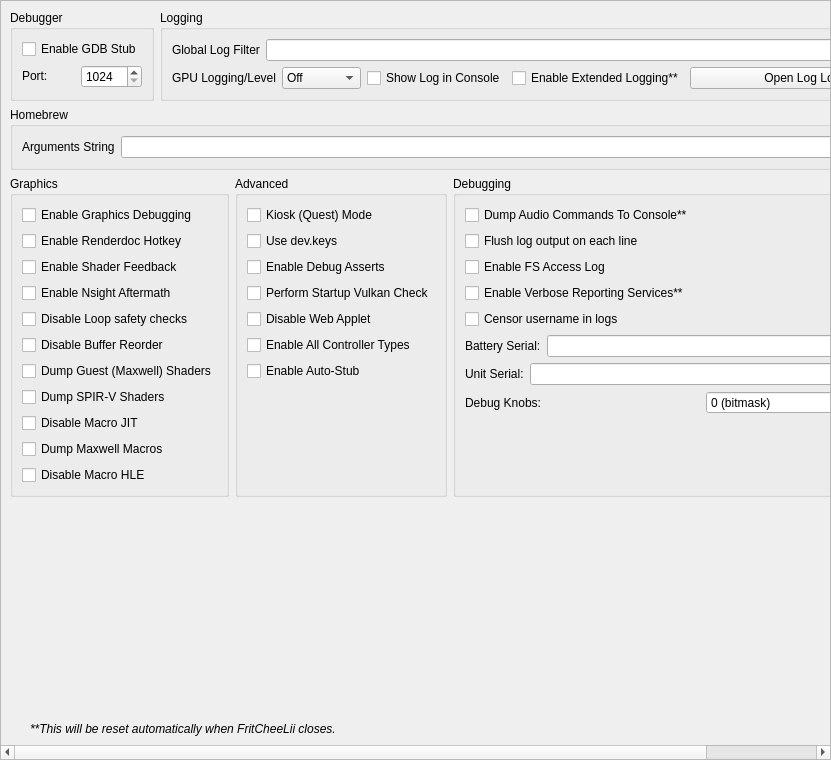
<?xml version="1.0" encoding="UTF-8"?>
<ui version="4.0">
 <class>ConfigureDebug</class>
 <widget class="QScrollArea" name="ConfigureDebug">
  <property name="geometry">
   <rect>
    <x>0</x>
    <y>0</y>
    <width>831</width>
    <height>760</height>
   </rect>
  </property>
  <property name="widgetResizable">
   <bool>true</bool>
  </property>
  <widget class="QWidget" name="widget">
   <property name="geometry">
    <rect>
     <x>0</x>
     <y>0</y>
     <width>829</width>
     <height>758</height>
    </rect>
   </property>
   <layout class="QVBoxLayout" name="verticalLayout_1">
    <item>
     <layout class="QHBoxLayout" name="horizontalLayout">
      <property name="topMargin">
       <number>0</number>
      </property>
      <item>
       <widget class="QGroupBox" name="groupBox">
        <property name="sizePolicy">
         <sizepolicy hsizetype="Preferred" vsizetype="Preferred">
          <horstretch>0</horstretch>
          <verstretch>0</verstretch>
         </sizepolicy>
        </property>
        <property name="title">
         <string>Debugger</string>
        </property>
        <property name="alignment">
         <set>Qt::AlignmentFlag::AlignLeading|Qt::AlignmentFlag::AlignLeft|Qt::AlignmentFlag::AlignTop</set>
        </property>
        <property name="flat">
         <bool>false</bool>
        </property>
        <property name="checkable">
         <bool>false</bool>
        </property>
        <layout class="QVBoxLayout" name="verticalLayout_3">
         <item>
          <widget class="QWidget" name="debug_widget" native="true">
           <property name="sizePolicy">
            <sizepolicy hsizetype="Preferred" vsizetype="Maximum">
             <horstretch>0</horstretch>
             <verstretch>0</verstretch>
            </sizepolicy>
           </property>
           <layout class="QVBoxLayout" name="verticalLayout">
            <property name="sizeConstraint">
             <enum>QLayout::SizeConstraint::SetDefaultConstraint</enum>
            </property>
            <property name="leftMargin">
             <number>0</number>
            </property>
            <property name="topMargin">
             <number>0</number>
            </property>
            <property name="rightMargin">
             <number>0</number>
            </property>
            <property name="bottomMargin">
             <number>0</number>
            </property>
            <item>
             <widget class="QCheckBox" name="toggle_gdbstub">
              <property name="sizePolicy">
               <sizepolicy hsizetype="Maximum" vsizetype="Maximum">
                <horstretch>0</horstretch>
                <verstretch>0</verstretch>
               </sizepolicy>
              </property>
              <property name="text">
               <string>Enable GDB Stub</string>
              </property>
             </widget>
            </item>
            <item>
             <widget class="QWidget" name="horizontalWidget_3" native="true">
              <property name="sizePolicy">
               <sizepolicy hsizetype="Preferred" vsizetype="Maximum">
                <horstretch>0</horstretch>
                <verstretch>0</verstretch>
               </sizepolicy>
              </property>
              <layout class="QHBoxLayout" name="horizontalLayout_3">
               <property name="leftMargin">
                <number>0</number>
               </property>
               <property name="topMargin">
                <number>0</number>
               </property>
               <property name="rightMargin">
                <number>0</number>
               </property>
               <property name="bottomMargin">
                <number>0</number>
               </property>
               <item>
                <widget class="QLabel" name="label_11">
                 <property name="sizePolicy">
                  <sizepolicy hsizetype="Minimum" vsizetype="Maximum">
                   <horstretch>0</horstretch>
                   <verstretch>0</verstretch>
                  </sizepolicy>
                 </property>
                 <property name="text">
                  <string>Port:</string>
                 </property>
                </widget>
               </item>
               <item>
                <widget class="QSpinBox" name="gdbport_spinbox">
                 <property name="sizePolicy">
                  <sizepolicy hsizetype="Preferred" vsizetype="Maximum">
                   <horstretch>0</horstretch>
                   <verstretch>0</verstretch>
                  </sizepolicy>
                 </property>
                 <property name="minimum">
                  <number>1024</number>
                 </property>
                 <property name="maximum">
                  <number>65535</number>
                 </property>
                </widget>
               </item>
              </layout>
             </widget>
            </item>
           </layout>
          </widget>
         </item>
        </layout>
       </widget>
      </item>
      <item>
       <widget class="QGroupBox" name="groupBox_2">
        <property name="sizePolicy">
         <sizepolicy hsizetype="Expanding" vsizetype="Preferred">
          <horstretch>0</horstretch>
          <verstretch>0</verstretch>
         </sizepolicy>
        </property>
        <property name="title">
         <string>Logging</string>
        </property>
        <layout class="QGridLayout" name="gridLayout_1">
         <item row="0" column="0" colspan="4">
          <widget class="QWidget" name="logging_widget" native="true">
           <property name="sizePolicy">
            <sizepolicy hsizetype="Preferred" vsizetype="Maximum">
             <horstretch>0</horstretch>
             <verstretch>0</verstretch>
            </sizepolicy>
           </property>
           <layout class="QHBoxLayout" name="horizontalLayout_1">
            <property name="leftMargin">
             <number>0</number>
            </property>
            <property name="topMargin">
             <number>0</number>
            </property>
            <property name="rightMargin">
             <number>0</number>
            </property>
            <property name="bottomMargin">
             <number>0</number>
            </property>
            <item>
             <widget class="QLabel" name="label_1">
              <property name="sizePolicy">
               <sizepolicy hsizetype="Preferred" vsizetype="Preferred">
                <horstretch>0</horstretch>
                <verstretch>0</verstretch>
               </sizepolicy>
              </property>
              <property name="text">
               <string>Global Log Filter</string>
              </property>
             </widget>
            </item>
            <item>
             <widget class="QLineEdit" name="log_filter_edit"/>
            </item>
           </layout>
          </widget>
         </item>
         <item row="1" column="0">
          <widget class="QWidget" name="gpu_log_level_widget" native="true">
           <property name="sizePolicy">
            <sizepolicy hsizetype="Preferred" vsizetype="Maximum">
             <horstretch>0</horstretch>
             <verstretch>0</verstretch>
            </sizepolicy>
           </property>
           <layout class="QHBoxLayout" name="gpu_log_level_layout">
            <property name="leftMargin">
             <number>0</number>
            </property>
            <property name="topMargin">
             <number>0</number>
            </property>
            <property name="rightMargin">
             <number>0</number>
            </property>
            <property name="bottomMargin">
             <number>0</number>
            </property>
            <item>
             <widget class="QLabel" name="gpu_log_level_label">
              <property name="text">
               <string>GPU Logging/Level</string>
              </property>
             </widget>
            </item>
            <item>
             <widget class="QComboBox" name="gpu_log_level">
              <property name="toolTip">
               <string>Detail level for GPU logs. Off disables logging entirely.</string>
              </property>
              <item>
               <property name="text">
                <string>Off</string>
               </property>
              </item>
              <item>
               <property name="text">
                <string>Errors</string>
               </property>
              </item>
              <item>
               <property name="text">
                <string>Standard</string>
               </property>
              </item>
              <item>
               <property name="text">
                <string>Verbose</string>
               </property>
              </item>
              <item>
               <property name="text">
                <string>All</string>
               </property>
              </item>
             </widget>
            </item>
           </layout>
          </widget>
         </item>
         <item row="1" column="1">
          <widget class="QCheckBox" name="toggle_console">
           <property name="text">
            <string>Show Log in Console</string>
           </property>
          </widget>
         </item>
         <item row="1" column="2">
          <widget class="QCheckBox" name="extended_logging">
           <property name="enabled">
            <bool>true</bool>
           </property>
           <property name="toolTip">
            <string>When checked, the max size of the log increases from 100 MB to 1 GB</string>
           </property>
           <property name="text">
            <string>Enable Extended Logging**</string>
           </property>
          </widget>
         </item>
         <item row="1" column="3">
          <widget class="QPushButton" name="open_log_button">
           <property name="sizePolicy">
            <sizepolicy hsizetype="Expanding" vsizetype="Maximum">
             <horstretch>1</horstretch>
             <verstretch>0</verstretch>
            </sizepolicy>
           </property>
           <property name="minimumSize">
            <size>
             <width>250</width>
             <height>0</height>
            </size>
           </property>
           <property name="text">
            <string>Open Log Location</string>
           </property>
          </widget>
         </item>
        </layout>
       </widget>
      </item>
     </layout>
    </item>
    <item>
     <widget class="QGroupBox" name="groupBox_3">
      <property name="title">
       <string>Homebrew</string>
      </property>
      <layout class="QVBoxLayout" name="verticalLayout_5">
       <item>
        <layout class="QHBoxLayout" name="horizontalLayout_4">
         <item>
          <widget class="QLabel" name="label_3">
           <property name="text">
            <string>Arguments String</string>
           </property>
          </widget>
         </item>
         <item>
          <widget class="QLineEdit" name="homebrew_args_edit"/>
         </item>
        </layout>
       </item>
      </layout>
     </widget>
    </item>
    <item>
     <layout class="QHBoxLayout" name="horizontalLayout_2">
      <item>
       <widget class="QGroupBox" name="groupBox_4">
        <property name="title">
         <string>Graphics</string>
        </property>
        <layout class="QGridLayout" name="gridLayout_2">
         <item row="4" column="0">
          <widget class="QCheckBox" name="disable_loop_safety_checks">
           <property name="toolTip">
            <string>When checked, it executes shaders without loop logic changes</string>
           </property>
           <property name="text">
            <string>Disable Loop safety checks</string>
           </property>
          </widget>
         </item>
         <item row="9" column="0">
          <widget class="QCheckBox" name="dump_macros">
           <property name="enabled">
            <bool>true</bool>
           </property>
           <property name="toolTip">
            <string>When checked, it will dump all the macro programs of the GPU</string>
           </property>
           <property name="text">
            <string>Dump Maxwell Macros</string>
           </property>
          </widget>
         </item>
         <item row="3" column="0">
          <widget class="QCheckBox" name="enable_nsight_aftermath">
           <property name="toolTip">
            <string>When checked, it enables Nsight Aftermath crash dumps</string>
           </property>
           <property name="text">
            <string>Enable Nsight Aftermath</string>
           </property>
          </widget>
         </item>
         <item row="6" column="0">
          <widget class="QCheckBox" name="dump_guest_shaders">
           <property name="enabled">
            <bool>true</bool>
           </property>
           <property name="toolTip">
            <string>When checked, it will dump original Maxwell guest shader bytecode (the input to the recompiler) as .ash files under DumpDir/shaders/. Useful for inspection with nvdisasm.</string>
           </property>
           <property name="text">
            <string>Dump Guest (Maxwell) Shaders</string>
           </property>
          </widget>
         </item>
         <item row="1" column="0">
          <widget class="QCheckBox" name="enable_renderdoc_hotkey">
           <property name="text">
            <string>Enable Renderdoc Hotkey</string>
           </property>
          </widget>
         </item>
         <item row="8" column="0">
          <widget class="QCheckBox" name="disable_macro_jit">
           <property name="enabled">
            <bool>true</bool>
           </property>
           <property name="toolTip">
            <string>When checked, it disables the macro Just In Time compiler. Enabling this makes games run slower</string>
           </property>
           <property name="text">
            <string>Disable Macro JIT</string>
           </property>
          </widget>
         </item>
         <item row="10" column="0">
          <widget class="QCheckBox" name="disable_macro_hle">
           <property name="enabled">
            <bool>true</bool>
           </property>
           <property name="toolTip">
            <string>When checked, it disables the macro HLE functions. Enabling this makes games run slower</string>
           </property>
           <property name="text">
            <string>Disable Macro HLE</string>
           </property>
          </widget>
         </item>
         <item row="0" column="0">
          <widget class="QCheckBox" name="enable_graphics_debugging">
           <property name="enabled">
            <bool>true</bool>
           </property>
           <property name="toolTip">
            <string>When checked, the graphics API enters a slower debugging mode</string>
           </property>
           <property name="text">
            <string>Enable Graphics Debugging</string>
           </property>
          </widget>
         </item>
         <item row="11" column="0">
          <spacer name="verticalSpacer_5">
           <property name="orientation">
            <enum>Qt::Orientation::Vertical</enum>
           </property>
           <property name="sizeType">
            <enum>QSizePolicy::Policy::Preferred</enum>
           </property>
           <property name="sizeHint" stdset="0">
            <size>
             <width>20</width>
             <height>0</height>
            </size>
           </property>
          </spacer>
         </item>
         <item row="2" column="0">
          <widget class="QCheckBox" name="enable_shader_feedback">
           <property name="toolTip">
            <string>When checked, yuzu will log statistics about the compiled pipeline cache</string>
           </property>
           <property name="text">
            <string>Enable Shader Feedback</string>
           </property>
          </widget>
         </item>
         <item row="5" column="0">
          <widget class="QCheckBox" name="disable_buffer_reorder">
           <property name="toolTip">
            <string>&lt;html&gt;&lt;head/&gt;&lt;body&gt;&lt;p&gt;When checked, disables reordering of mapped memory uploads which allows to associate uploads with specific draws. May reduce performance in some cases.&lt;/p&gt;&lt;/body&gt;&lt;/html&gt;</string>
           </property>
           <property name="text">
            <string>Disable Buffer Reorder</string>
           </property>
          </widget>
         </item>
         <item row="7" column="0">
          <widget class="QCheckBox" name="gpu_log_shader_dumps">
           <property name="toolTip">
            <string>When checked, it will dump the recompiler's output SPIR-V binaries (.spv) under LogDir/shaders/. Inspect via SPIRV-Tools (spirv-dis / spirv-cross / spirv-val) or RenderDoc.</string>
           </property>
           <property name="text">
            <string>Dump SPIR-V Shaders</string>
           </property>
          </widget>
         </item>
        </layout>
       </widget>
      </item>
      <item>
       <widget class="QGroupBox" name="groupBox_6">
        <property name="title">
         <string>Advanced</string>
        </property>
        <layout class="QGridLayout" name="gridLayout_4">
         <item row="3" column="0">
          <widget class="QCheckBox" name="perform_vulkan_check">
           <property name="toolTip">
            <string>Enables yuzu to check for a working Vulkan environment when the program starts up. Disable this if this is causing issues with external programs seeing yuzu.</string>
           </property>
           <property name="text">
            <string>Perform Startup Vulkan Check</string>
           </property>
          </widget>
         </item>
         <item row="4" column="0">
          <widget class="QCheckBox" name="disable_web_applet">
           <property name="text">
            <string>Disable Web Applet</string>
           </property>
          </widget>
         </item>
         <item row="5" column="0">
          <widget class="QCheckBox" name="enable_all_controllers">
           <property name="text">
            <string>Enable All Controller Types</string>
           </property>
          </widget>
         </item>
         <item row="6" column="0">
          <widget class="QCheckBox" name="use_auto_stub">
           <property name="text">
            <string>Enable Auto-Stub</string>
           </property>
          </widget>
         </item>
         <item row="0" column="0">
          <widget class="QCheckBox" name="quest_flag">
           <property name="text">
            <string>Kiosk (Quest) Mode</string>
           </property>
          </widget>
         </item>
         <item row="1" column="0">
          <widget class="QCheckBox" name="use_dev_keys">
           <property name="text">
            <string>Use dev.keys</string>
           </property>
          </widget>
         </item>
         <item row="2" column="0">
          <widget class="QCheckBox" name="use_debug_asserts">
           <property name="text">
            <string>Enable Debug Asserts</string>
           </property>
          </widget>
         </item>
         <item row="7" column="0">
          <spacer name="verticalSpacer_4">
           <property name="orientation">
            <enum>Qt::Orientation::Vertical</enum>
           </property>
           <property name="sizeType">
            <enum>QSizePolicy::Policy::Expanding</enum>
           </property>
           <property name="sizeHint" stdset="0">
            <size>
             <width>20</width>
             <height>0</height>
            </size>
           </property>
          </spacer>
         </item>
        </layout>
       </widget>
      </item>
      <item>
       <widget class="QGroupBox" name="groupBox_5">
        <property name="title">
         <string>Debugging</string>
        </property>
        <layout class="QGridLayout" name="gridLayout_3">
         <item row="6" column="0">
          <widget class="QWidget" name="serial_battery_widget" native="true">
           <property name="sizePolicy">
            <sizepolicy hsizetype="Preferred" vsizetype="Maximum">
             <horstretch>0</horstretch>
             <verstretch>0</verstretch>
            </sizepolicy>
           </property>
           <layout class="QHBoxLayout" name="horizontalLayout_11">
            <property name="leftMargin">
             <number>0</number>
            </property>
            <property name="topMargin">
             <number>0</number>
            </property>
            <property name="rightMargin">
             <number>0</number>
            </property>
            <property name="bottomMargin">
             <number>0</number>
            </property>
            <item>
             <widget class="QLabel" name="label_12">
              <property name="sizePolicy">
               <sizepolicy hsizetype="Preferred" vsizetype="Preferred">
                <horstretch>0</horstretch>
                <verstretch>0</verstretch>
               </sizepolicy>
              </property>
              <property name="text">
               <string>Battery Serial:</string>
              </property>
             </widget>
            </item>
            <item>
             <widget class="QLineEdit" name="serial_battery_edit"/>
            </item>
           </layout>
          </widget>
         </item>
         <item row="8" column="0">
          <widget class="QWidget" name="debug_knobs_widget" native="true">
           <property name="sizePolicy">
            <sizepolicy hsizetype="Preferred" vsizetype="Maximum">
             <horstretch>0</horstretch>
             <verstretch>0</verstretch>
            </sizepolicy>
           </property>
           <layout class="QHBoxLayout" name="horizontalLayout_debug_knobs">
            <property name="leftMargin">
             <number>0</number>
            </property>
            <property name="topMargin">
             <number>0</number>
            </property>
            <property name="rightMargin">
             <number>0</number>
            </property>
            <property name="bottomMargin">
             <number>0</number>
            </property>
            <item>
             <widget class="QLabel" name="label_debug_knobs">
              <property name="sizePolicy">
               <sizepolicy hsizetype="Preferred" vsizetype="Preferred">
                <horstretch>0</horstretch>
                <verstretch>0</verstretch>
               </sizepolicy>
              </property>
              <property name="text">
               <string>Debug Knobs:</string>
              </property>
             </widget>
            </item>
            <item>
             <widget class="QSpinBox" name="debug_knobs_spinbox">
              <property name="minimum">
               <number>0</number>
              </property>
              <property name="maximum">
               <number>65535</number>
              </property>
              <property name="toolTip">
               <string>Bitmask for quick development toggles</string>
              </property>
              <property name="statusTip">
               <string>Set debug knobs (bitmask)</string>
              </property>
              <property name="whatsThis">
               <string>16-bit debug knob set for quick development toggles</string>
              </property>
              <property name="suffix">
               <string> (bitmask)</string>
              </property>
             </widget>
            </item>
           </layout>
          </widget>
         </item>
         <item row="7" column="0">
          <widget class="QWidget" name="serial_board_widget" native="true">
           <property name="sizePolicy">
            <sizepolicy hsizetype="Preferred" vsizetype="Maximum">
             <horstretch>0</horstretch>
             <verstretch>0</verstretch>
            </sizepolicy>
           </property>
           <layout class="QHBoxLayout" name="horizontalLayout_12">
            <property name="leftMargin">
             <number>0</number>
            </property>
            <property name="topMargin">
             <number>0</number>
            </property>
            <property name="rightMargin">
             <number>0</number>
            </property>
            <property name="bottomMargin">
             <number>0</number>
            </property>
            <item>
             <widget class="QLabel" name="label_13">
              <property name="sizePolicy">
               <sizepolicy hsizetype="Preferred" vsizetype="Preferred">
                <horstretch>0</horstretch>
                <verstretch>0</verstretch>
               </sizepolicy>
              </property>
              <property name="text">
               <string>Unit Serial:</string>
              </property>
             </widget>
            </item>
            <item>
             <widget class="QLineEdit" name="serial_board_edit"/>
            </item>
           </layout>
          </widget>
         </item>
         <item row="20" column="0">
          <spacer name="verticalSpacer_3">
           <property name="orientation">
            <enum>Qt::Orientation::Vertical</enum>
           </property>
           <property name="sizeType">
            <enum>QSizePolicy::Policy::Expanding</enum>
           </property>
           <property name="sizeHint" stdset="0">
            <size>
             <width>20</width>
             <height>0</height>
            </size>
           </property>
          </spacer>
         </item>
         <item row="1" column="0">
          <widget class="QCheckBox" name="dump_audio_commands">
           <property name="toolTip">
            <string>Enable this to output the latest generated audio command list to the console. Only affects games using the audio renderer.</string>
           </property>
           <property name="text">
            <string>Dump Audio Commands To Console**</string>
           </property>
          </widget>
         </item>
         <item row="2" column="0">
          <widget class="QCheckBox" name="flush_line">
           <property name="text">
            <string>Flush log output on each line</string>
           </property>
          </widget>
         </item>
         <item row="3" column="0">
          <widget class="QCheckBox" name="fs_access_log">
           <property name="text">
            <string>Enable FS Access Log</string>
           </property>
          </widget>
         </item>
         <item row="4" column="0">
          <widget class="QCheckBox" name="reporting_services">
           <property name="text">
            <string>Enable Verbose Reporting Services**</string>
           </property>
          </widget>
         </item>
         <item row="5" column="0">
          <widget class="QCheckBox" name="censor_username">
           <property name="text">
            <string>Censor username in logs</string>
           </property>
          </widget>
         </item>
        </layout>
       </widget>
      </item>
     </layout>
    </item>
    <item>
     <spacer name="verticalSpacer">
      <property name="orientation">
       <enum>Qt::Orientation::Vertical</enum>
      </property>
      <property name="sizeHint" stdset="0">
       <size>
        <width>20</width>
        <height>0</height>
       </size>
      </property>
     </spacer>
    </item>
    <item>
     <widget class="QLabel" name="label_5">
      <property name="sizePolicy">
       <sizepolicy hsizetype="Expanding" vsizetype="Preferred">
        <horstretch>0</horstretch>
        <verstretch>0</verstretch>
       </sizepolicy>
      </property>
      <property name="font">
       <font>
        <italic>true</italic>
       </font>
      </property>
      <property name="text">
    <string>**This will be reset automatically when FritCheeLii closes.</string>
      </property>
      <property name="indent">
       <number>20</number>
      </property>
     </widget>
    </item>
   </layout>
  </widget>
 </widget>
 <tabstops>
  <tabstop>log_filter_edit</tabstop>
  <tabstop>toggle_console</tabstop>
  <tabstop>extended_logging</tabstop>
  <tabstop>open_log_button</tabstop>
  <tabstop>homebrew_args_edit</tabstop>
  <tabstop>enable_graphics_debugging</tabstop>
  <tabstop>enable_shader_feedback</tabstop>
  <tabstop>enable_nsight_aftermath</tabstop>
  <tabstop>fs_access_log</tabstop>
  <tabstop>reporting_services</tabstop>
  <tabstop>quest_flag</tabstop>
  <tabstop>use_debug_asserts</tabstop>
 </tabstops>
 <resources/>
 <connections/>
</ui>
